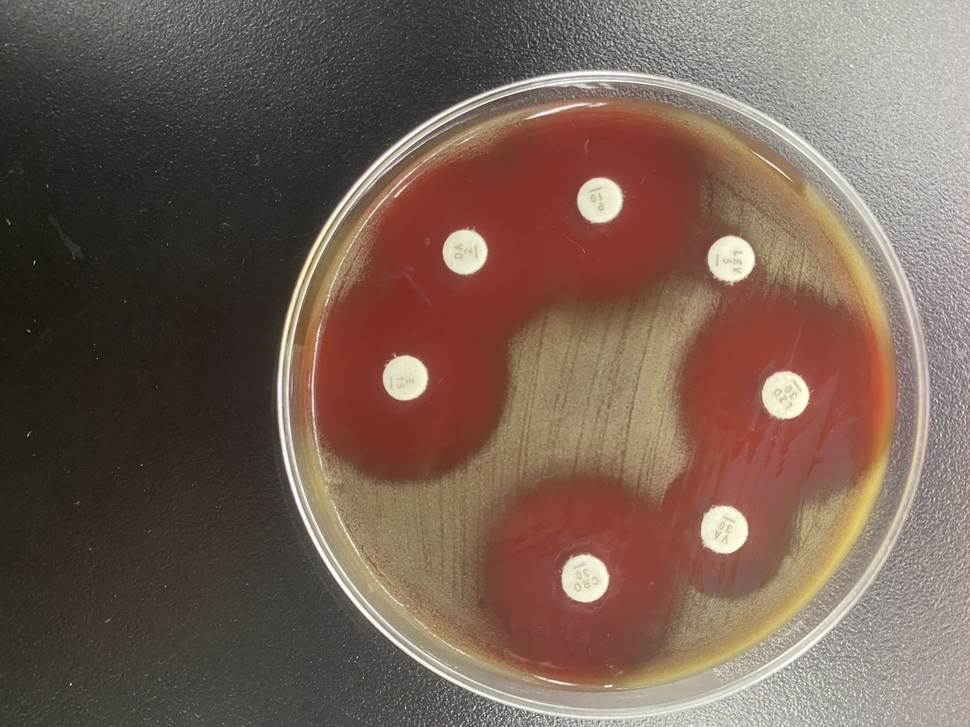
#> input picture Images/005.jpg, 970 x 727 px, shrunk from 4032 x 3024 before the run; its folder holds only this picture in this run
$ python -i enhance_lib.py   (imports and definitions only)
#> lines starting #> are read from the running program, lines starting #| are printed output that depends on the picture
"""Enhancement pipeline (imagepross.py) made Unicode-path safe.

cv2.imread fails on paths containing Chinese characters on Windows, so images are
read through numpy and decoded with cv2.imdecode. The processing steps are
otherwise identical to the supplied script:
  grayscale -> CLAHE(clipLimit=3.0, tile=8x8) -> Laplacian sharpen -> gamma 1.5
"""
from __future__ import annotations

import cv2
import numpy as np
from pathlib import Path

SUPPORTED_EXTS = {".jpg", ".jpeg", ".png", ".bmp", ".tiff", ".tif", ".webp"}


def imread_unicode(path) -> np.ndarray:
    """Read an image from a path that may contain non-ASCII characters."""
#> called with path = '../Images/005.jpg'
    buf = np.fromfile(str(path), dtype=np.uint8)
    img = cv2.imdecode(buf, cv2.IMREAD_COLOR)
#> img is the input picture: shape (727, 970, 3); mean B, G, R 84.6, 96.2, 118.3
    if img is None:
        raise ValueError(f"cannot decode {path}")
    return img


def imwrite_unicode(path, img, quality: int = 95) -> None:
    ext = Path(path).suffix.lower() or ".jpg"
    params = [cv2.IMWRITE_JPEG_QUALITY, quality] if ext in (".jpg", ".jpeg") else []
    ok, buf = cv2.imencode(ext, img, params)
    if not ok:
        raise ValueError(f"cannot encode {path}")
    buf.tofile(str(path))


def enhance_pill_image(img_path) -> np.ndarray:
    img = imread_unicode(img_path)
    # 1. grayscale
    gray = cv2.cvtColor(img, cv2.COLOR_BGR2GRAY)
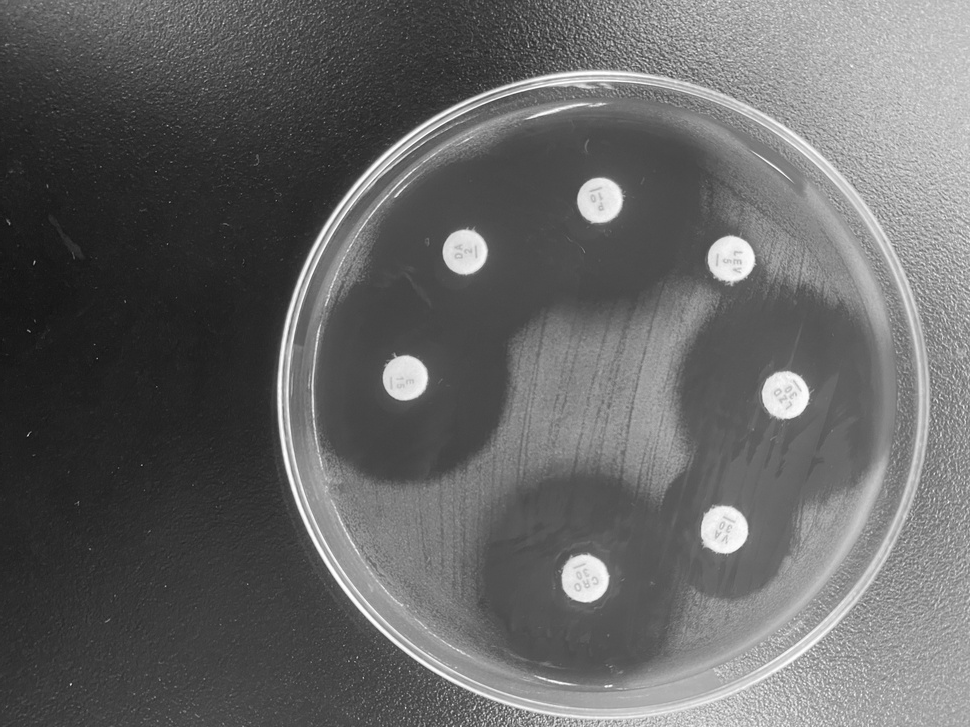
#> gray: shape (727, 970); min 12, max 255, mean 101.5
    # 2. CLAHE
    clahe = cv2.createCLAHE(clipLimit=3.0, tileGridSize=(8, 8))
    clahe_img = clahe.apply(gray)
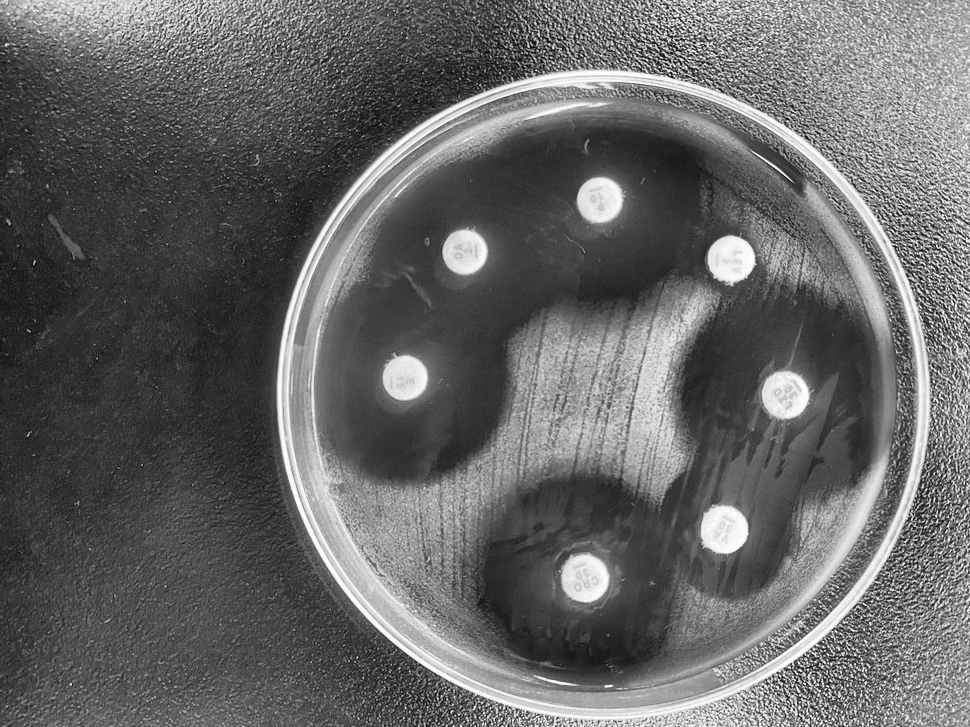
#> clahe_img: shape (727, 970); min 3, max 255, mean 101.9
    # 3. Laplacian sharpen
    kernel_sharpen = np.array([[-1, -1, -1],
                               [-1,  9, -1],
                               [-1, -1, -1]])
    sharpened = cv2.filter2D(clahe_img, -1, kernel_sharpen)
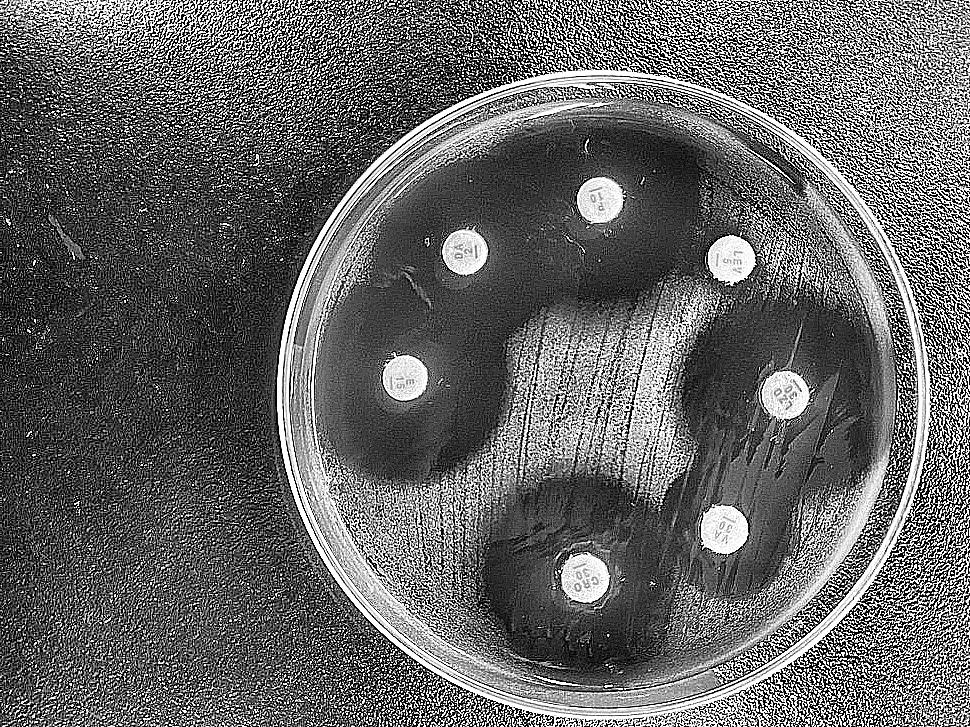
#> sharpened: shape (727, 970); min 0, max 255, mean 101.5
    # 4. gamma correction
    gamma = 1.5
    lut = np.array([((i / 255.0) ** (1.0 / gamma)) * 255
                    for i in range(256)], dtype=np.uint8)
    return cv2.LUT(sharpened, lut)
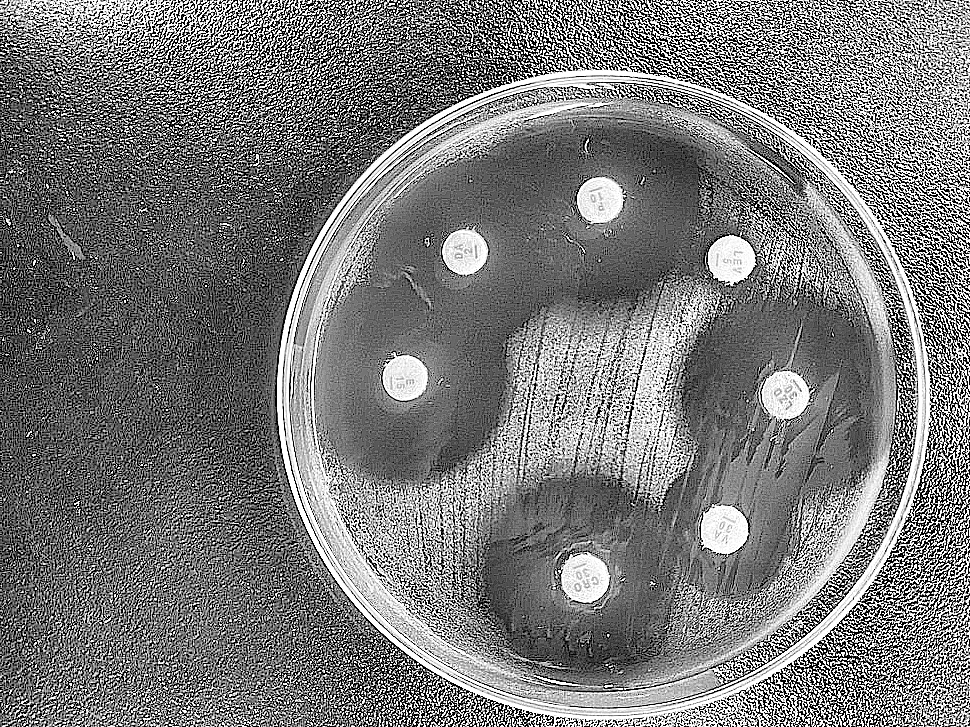
#> returned value: shape (727, 970); min 0, max 255, mean 121.6


def iter_images(root: Path):
    for p in sorted(root.rglob("*")):
        if p.is_file() and p.suffix.lower() in SUPPORTED_EXTS:
            yield p

>>> result = enhance_pill_image('../Images/005.jpg')

$ run again, on Images/008.jpg
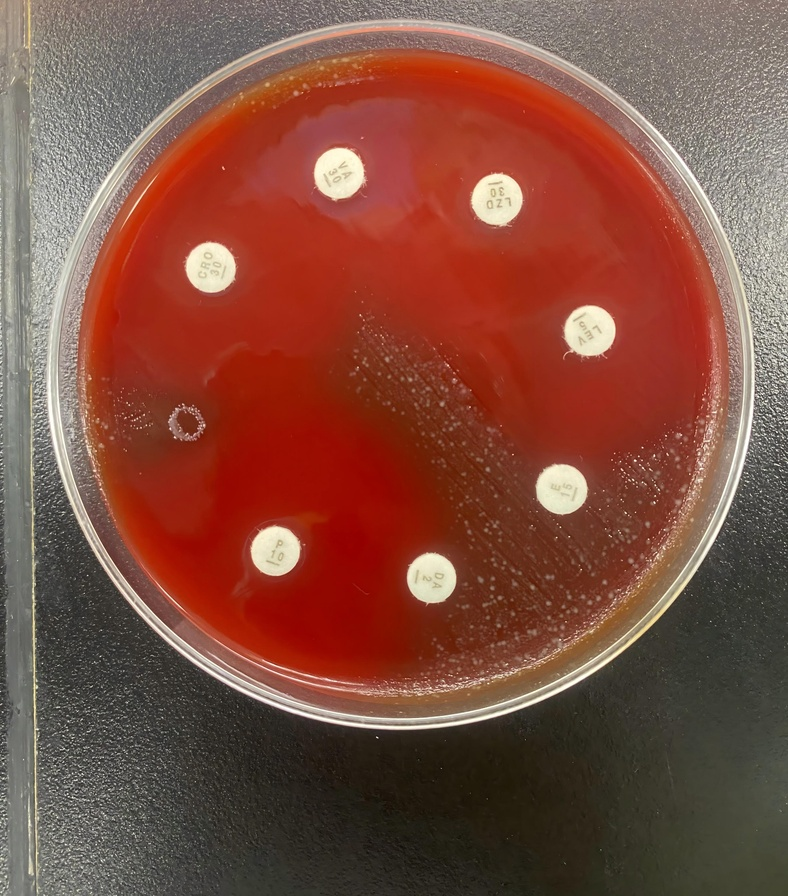
#> input picture Images/008.jpg, 788 x 896 px, shrunk from 2928 x 3329 before the run
#> in imread_unicode, img is the input picture: shape (896, 788, 3); mean B, G, R 63.7, 77.7, 128.1
#> in enhance_pill_image, `sharpened = cv2.filter2D(clahe_img, -1, kernel_sharpen)`:
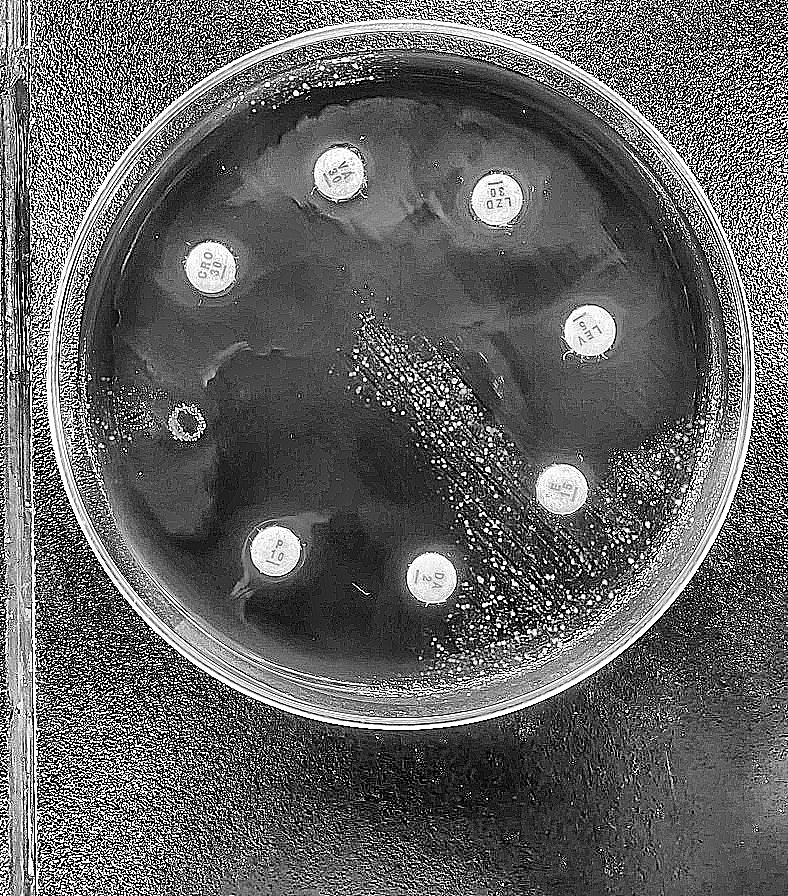
#> sharpened: shape (896, 788); min 0, max 255, mean 99.5
#> in enhance_pill_image, `return cv2.LUT(sharpened, lut)`:
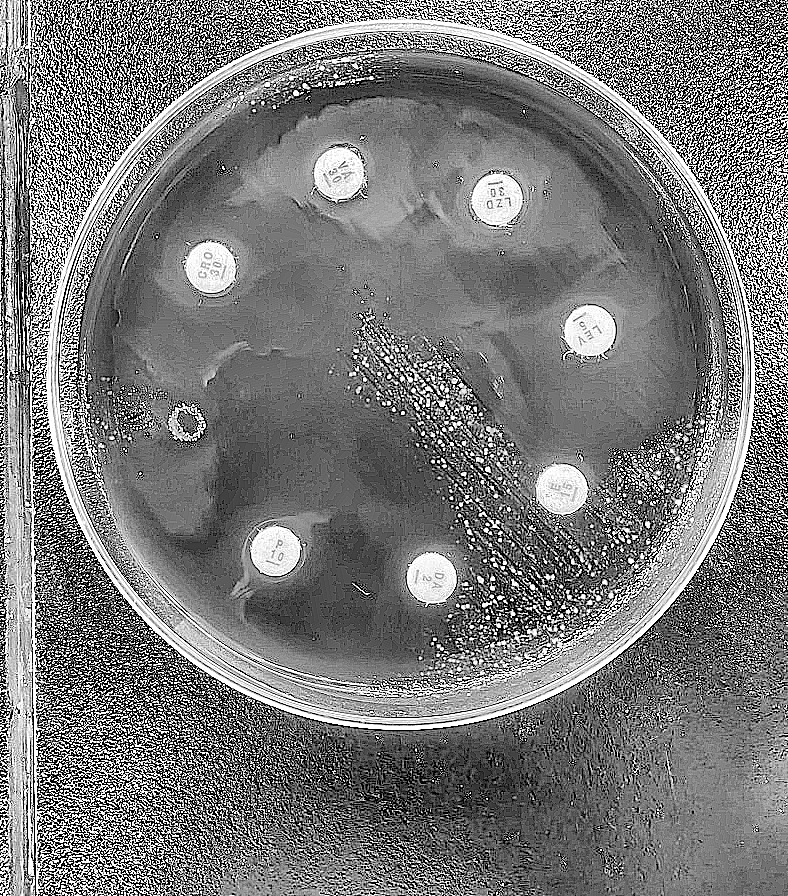
#> returned value: shape (896, 788); min 0, max 255, mean 121.3

$ run again, on Images/009.jpg
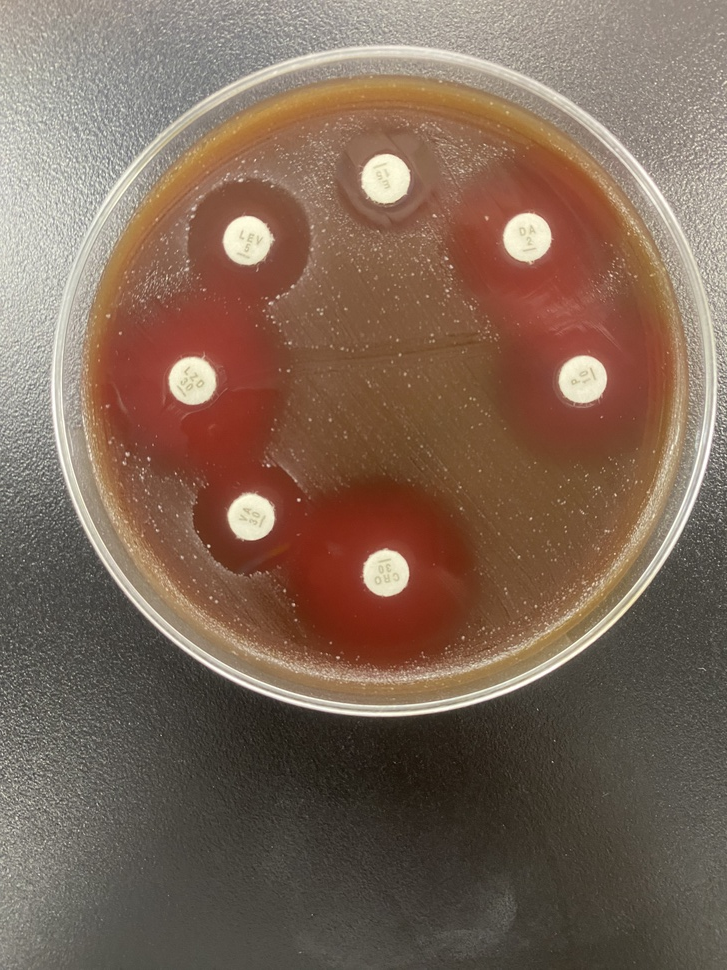
#> input picture Images/009.jpg, 727 x 970 px, shrunk from 3024 x 4032 before the run
#> in imread_unicode, img is the input picture: shape (970, 727, 3); mean B, G, R 87.4, 103, 126
#> in enhance_pill_image, `gray = cv2.cvtColor(img, cv2.COLOR_BGR2GRAY)`:
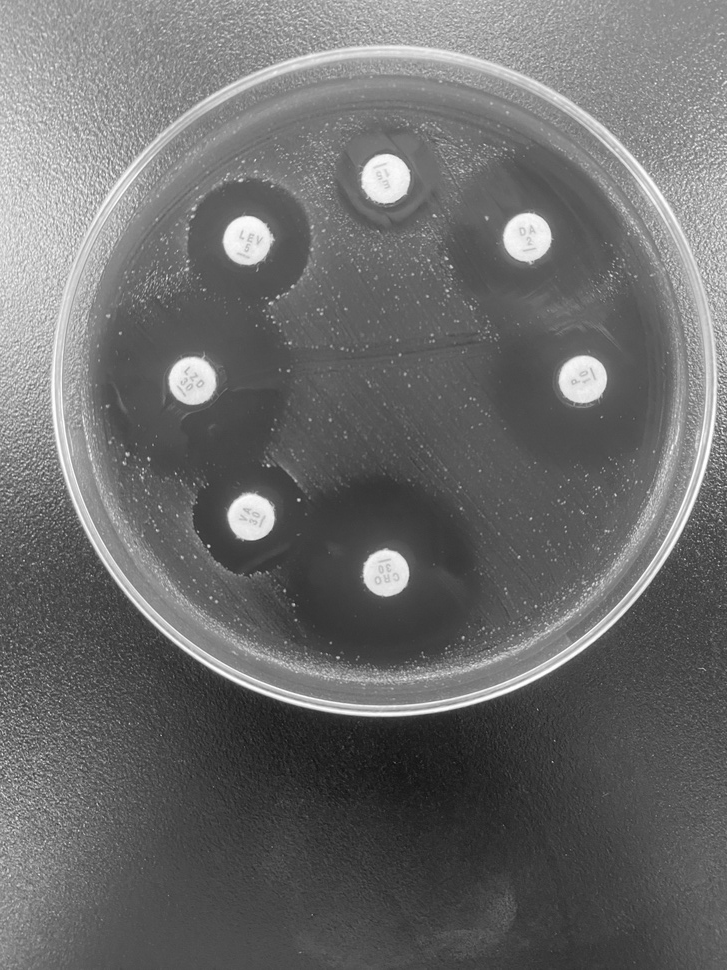
#> gray: shape (970, 727); min 14, max 255, mean 108.1
#> in enhance_pill_image, `return cv2.LUT(sharpened, lut)`:
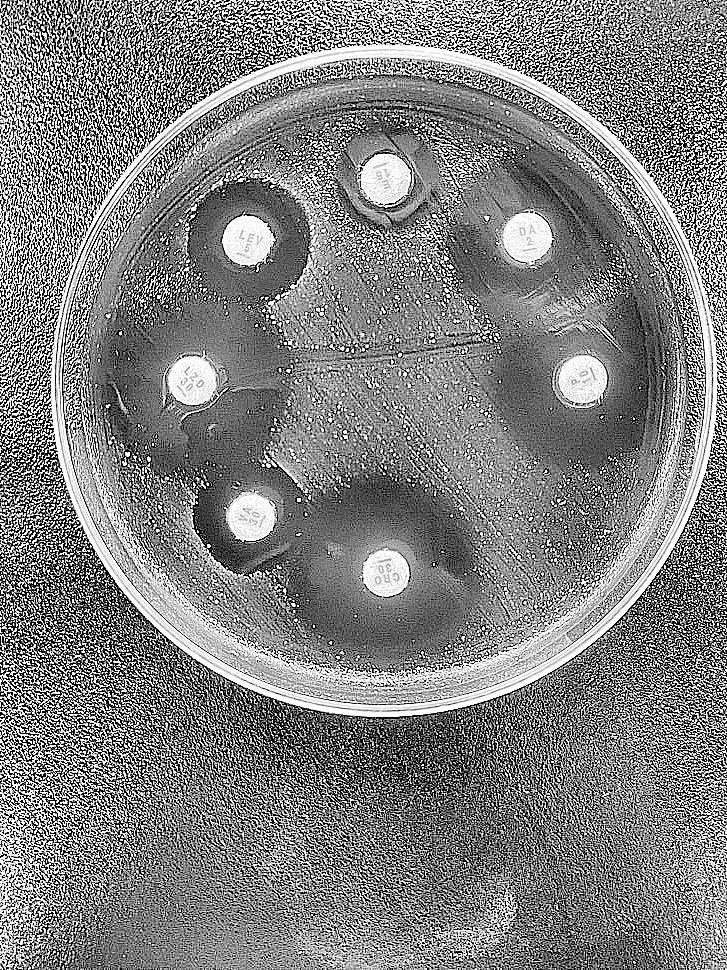
#> returned value: shape (970, 727); min 0, max 255, mean 128.6

$ run again, on Images/020.jpg
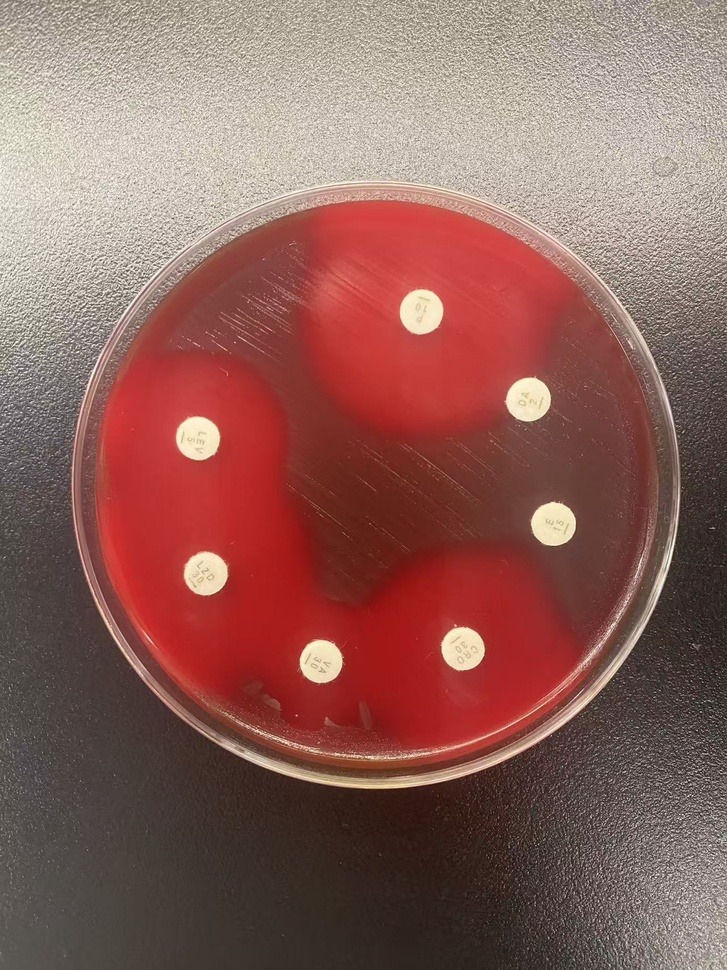
#> input picture Images/020.jpg, 727 x 970 px, shrunk from 1280 x 1707 before the run
#> in imread_unicode, img is the input picture: shape (970, 727, 3); mean B, G, R 91.2, 97.9, 141.5
#> in enhance_pill_image, `sharpened = cv2.filter2D(clahe_img, -1, kernel_sharpen)`:
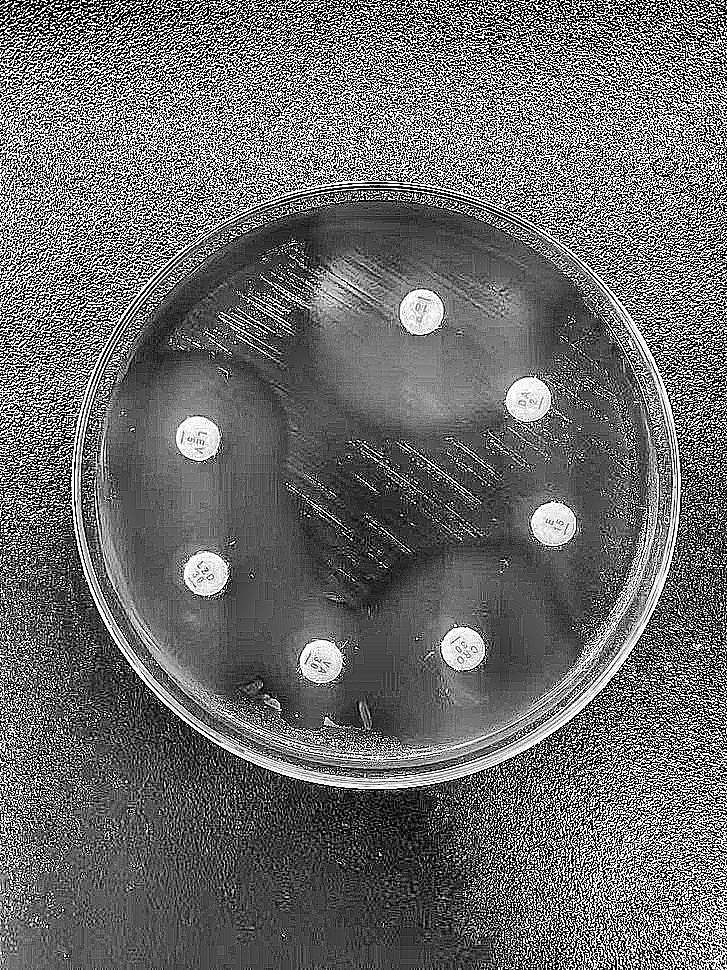
#> sharpened: shape (970, 727); min 0, max 255, mean 106.8
#> in enhance_pill_image, `return cv2.LUT(sharpened, lut)`:
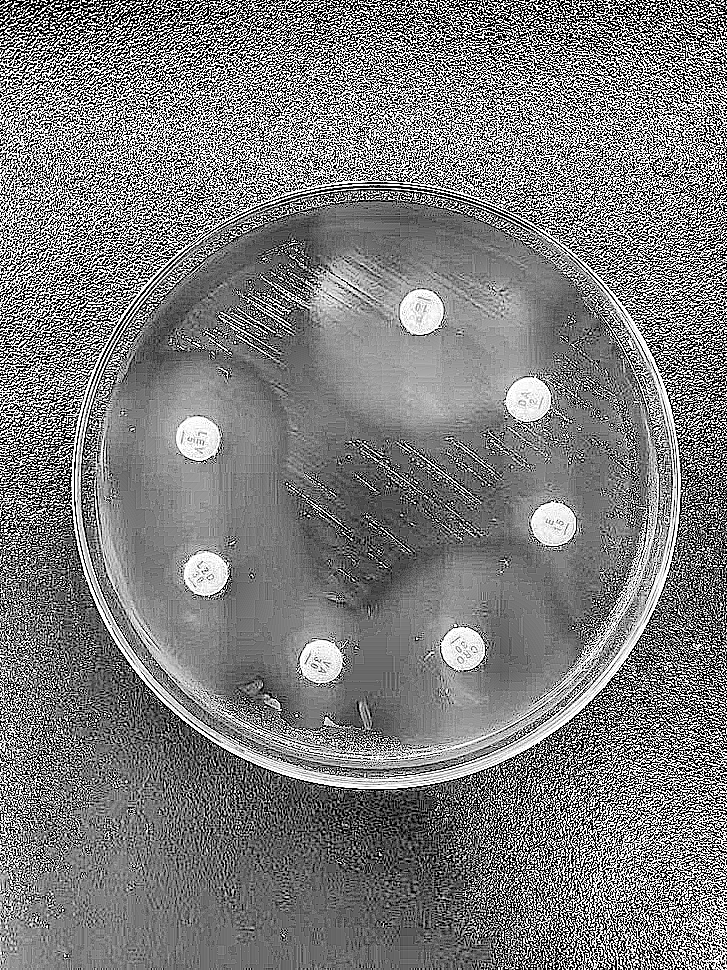
#> returned value: shape (970, 727); min 0, max 255, mean 124.9
